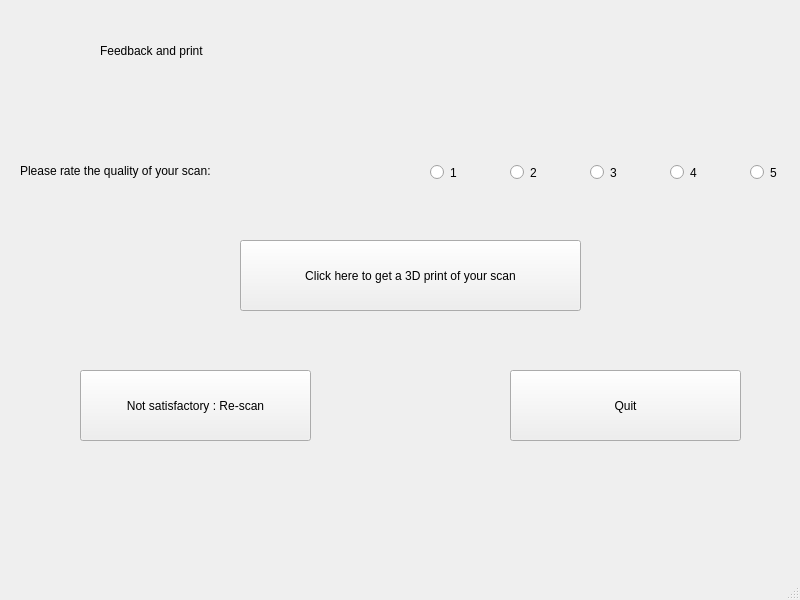
<?xml version="1.0" encoding="UTF-8"?>
<ui version="4.0">
 <class>MainWindow</class>
 <widget class="QMainWindow" name="MainWindow">
  <property name="geometry">
   <rect>
    <x>0</x>
    <y>0</y>
    <width>800</width>
    <height>600</height>
   </rect>
  </property>
  <property name="windowTitle">
   <string>MainWindow</string>
  </property>
  <widget class="QWidget" name="centralwidget">
   <widget class="QLabel" name="title5">
    <property name="geometry">
     <rect>
      <x>100</x>
      <y>20</y>
      <width>601</width>
      <height>61</height>
     </rect>
    </property>
    <property name="styleSheet">
     <string notr="true">font: 75 28pt &quot;BankGothic Lt BT&quot;;</string>
    </property>
    <property name="text">
     <string>Feedback and print</string>
    </property>
   </widget>
   <widget class="QLabel" name="label_2">
    <property name="geometry">
     <rect>
      <x>20</x>
      <y>160</y>
      <width>391</width>
      <height>21</height>
     </rect>
    </property>
    <property name="styleSheet">
     <string notr="true">font: 12pt &quot;Arial&quot;;</string>
    </property>
    <property name="text">
     <string>Please rate the quality of your scan:</string>
    </property>
   </widget>
   <widget class="QRadioButton" name="r1">
    <property name="geometry">
     <rect>
      <x>430</x>
      <y>160</y>
      <width>40</width>
      <height>25</height>
     </rect>
    </property>
    <property name="layoutDirection">
     <enum>Qt::LeftToRight</enum>
    </property>
    <property name="text">
     <string>1</string>
    </property>
   </widget>
   <widget class="QRadioButton" name="r2">
    <property name="geometry">
     <rect>
      <x>510</x>
      <y>160</y>
      <width>41</width>
      <height>25</height>
     </rect>
    </property>
    <property name="text">
     <string>2</string>
    </property>
   </widget>
   <widget class="QRadioButton" name="r3">
    <property name="geometry">
     <rect>
      <x>750</x>
      <y>160</y>
      <width>41</width>
      <height>25</height>
     </rect>
    </property>
    <property name="layoutDirection">
     <enum>Qt::LeftToRight</enum>
    </property>
    <property name="text">
     <string>5</string>
    </property>
   </widget>
   <widget class="QRadioButton" name="r4">
    <property name="geometry">
     <rect>
      <x>670</x>
      <y>160</y>
      <width>41</width>
      <height>25</height>
     </rect>
    </property>
    <property name="layoutDirection">
     <enum>Qt::LeftToRight</enum>
    </property>
    <property name="text">
     <string>4</string>
    </property>
   </widget>
   <widget class="QRadioButton" name="r5">
    <property name="geometry">
     <rect>
      <x>590</x>
      <y>160</y>
      <width>41</width>
      <height>25</height>
     </rect>
    </property>
    <property name="layoutDirection">
     <enum>Qt::LeftToRight</enum>
    </property>
    <property name="text">
     <string>3</string>
    </property>
   </widget>
   <widget class="QPushButton" name="btn7">
    <property name="geometry">
     <rect>
      <x>240</x>
      <y>240</y>
      <width>341</width>
      <height>71</height>
     </rect>
    </property>
    <property name="text">
     <string>Click here to get a 3D print of your scan</string>
    </property>
   </widget>
   <widget class="QPushButton" name="btn8">
    <property name="geometry">
     <rect>
      <x>80</x>
      <y>370</y>
      <width>231</width>
      <height>71</height>
     </rect>
    </property>
    <property name="text">
     <string>Not satisfactory : Re-scan</string>
    </property>
   </widget>
   <widget class="QPushButton" name="btn9">
    <property name="geometry">
     <rect>
      <x>510</x>
      <y>370</y>
      <width>231</width>
      <height>71</height>
     </rect>
    </property>
    <property name="text">
     <string>Quit</string>
    </property>
   </widget>
  </widget>
  <widget class="QMenuBar" name="menubar">
   <property name="geometry">
    <rect>
     <x>0</x>
     <y>0</y>
     <width>800</width>
     <height>31</height>
    </rect>
   </property>
  </widget>
  <widget class="QStatusBar" name="statusbar"/>
 </widget>
 <resources/>
 <connections/>
</ui>
